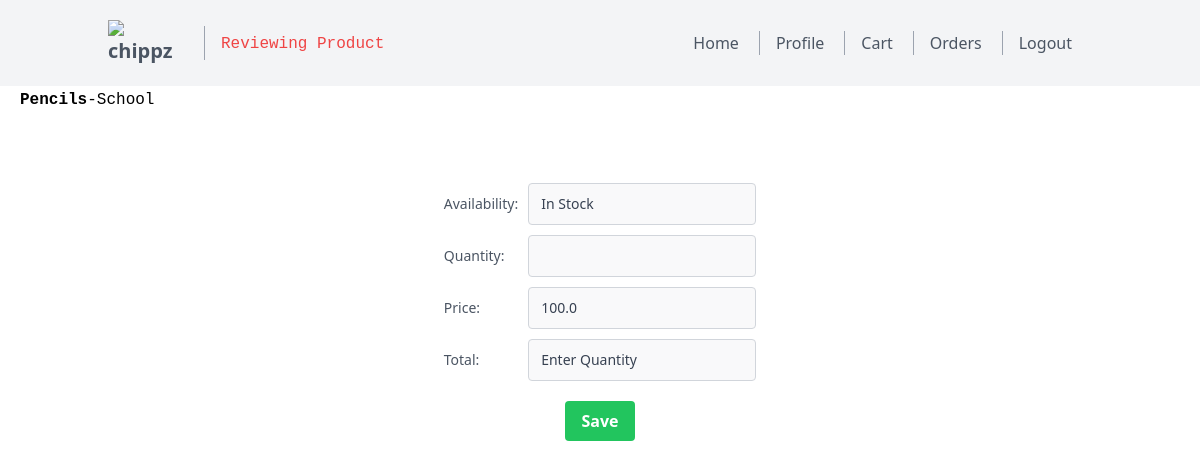
The page /cart/47/review_product (signed in) on the database as committed earlier.
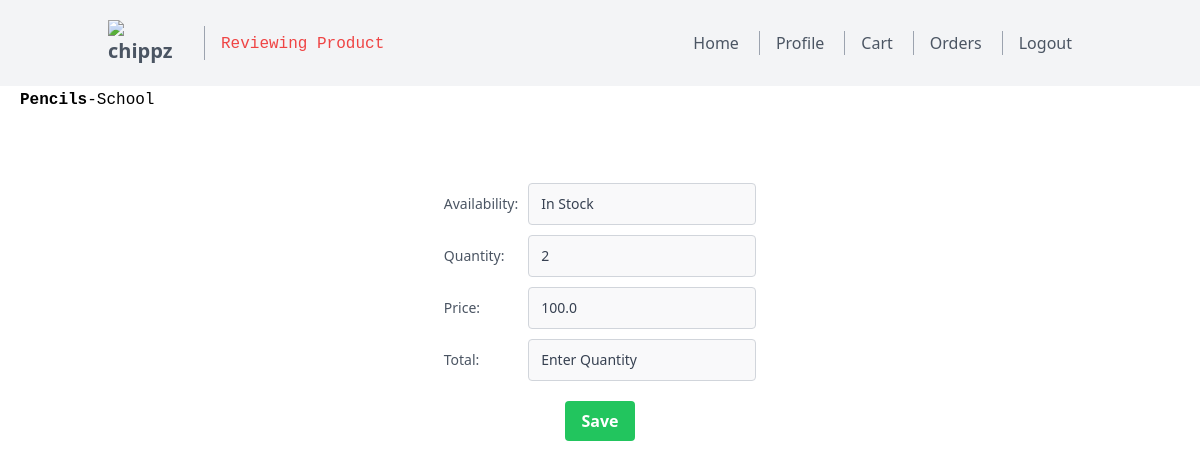
The same page on the database as committed later.
### models.py (models this page shows)
class Cart(db.Model):
    __TableName__ = 'cart'
    cartid = db.Column(db.Integer, primary_key=True, autoincrement=True, nullable=False, unique=True)
    userid = db.Column(db.Integer, db.ForeignKey('user.userid'), nullable=False)
    productid = db.Column(db.Integer, db.ForeignKey('product.productid'), nullable=False)
    quantity = db.Column(db.Integer, nullable=False)

### routes.py (the view)
@app.route('/cart/<int:productid>/review_product')
@auth_required
def review_product(productid):
    return render_template('cart/review_product.html',product=Product.query.filter_by(productid=productid).first(),nav="review_product",category=Category.query.filter_by(categoryid=Product.query.filter_by(productid=productid).first().categoryid).first(),cart=Cart.query.filter_by(userid=session['user_id'],productid=productid).first())

### routes.py (called while the page is built)
def auth_required(func):
    @wraps(func)
    def inner(*args, **kwargs):
        if 'user_id' not in session:
            flash('Please login to continue')
            return redirect(url_for('login'))
        return func(*args, **kwargs)
    return inner

### templates/cart/review_product.html (shortened to what this page needs)
{% extends 'layout.html' %}
{% block content %}
<code style="margin-left:20px;margin-top:15px;"><strong>{{product.productname}}</strong>-{{category.categoryname}}</code>
<div style="display: flex; justify-content: center; align-items: center; height: 50vh;">
    <form action="" method="POST" style="text-align:left;">
        <div style="text-align: center;">
            <div style="margin-bottom: 10px; display: flex; justify-content: space-between; align-items: center;">
                <label for="availability" class="leading-7 text-sm text-gray-600" style="margin-right: 10px;">Availability:</label>
                <input type="text" id="availability" value="{%if product.quantity>30%}In Stock {%elif 0<product.quantity<30%}Running Out Of Stock {%else%}Out Of Stock{%endif%}" name="availability" class="leading-7 text-sm bg-gray-100 bg-opacity-50 rounded border border-gray-300 focus:border-indigo-500 focus:bg-white focus:ring-2 focus:ring-indigo-200 text-base outline-none text-gray-700 py-1 px-3 leading-8 transition-colors duration-200 ease-in-out" disabled required >
            </div>
            <div style="margin-bottom: 10px; display: flex; justify-content: space-between; align-items: center;">
                <label for="quantity" class="leading-7 text-sm text-gray-600" style="margin-right: 10px;">Quantity:</label>
                <input type="text" id="quantity" value="{{cart.quantity}}" name="quantity" class="leading-7 text-sm bg-gray-100 bg-opacity-50 rounded border border-gray-300 focus:border-indigo-500 focus:bg-white focus:ring-2 focus:ring-indigo-200 text-base outline-none text-gray-700 py-1 px-3 leading-8 transition-colors duration-200 ease-in-out"autofocus  required oninput="updateTotal()">
            </div>
            <div style="margin-bottom: 10px; display: flex; justify-content: space-between; align-items: center;">
                <label for="price" class="leading-7 text-sm text-gray-600" style="margin-right: 10px;">Price:</label>
                <input type="text" id="price" name="price" value="{{product.rateperunit}}" class="leading-7 text-sm bg-gray-100 bg-opacity-50 rounded border border-gray-300 focus:border-indigo-500 focus:bg-white focus:ring-2 focus:ring-indigo-200 text-base outline-none text-gray-700 py-1 px-3 leading-8 transition-colors duration-200 ease-in-out" disabled required >
            </div>
            <div style="margin-bottom: 10px; display: flex; justify-content: space-between; align-items: center;">
                <label for="total" class="leading-7 text-sm text-gray-600" style="margin-right: 10px;">Total:</label>
                <input type="text" id="total" name="total" value="Enter Quantity" class="leading-7 text-sm bg-gray-100 bg-opacity-50 rounded border border-gray-300 focus:border-indigo-500 focus:bg-white focus:ring-2 focus:ring-indigo-200 text-base outline-none text-gray-700 py-1 px-3 leading-8 transition-colors duration-200 ease-in-out" disabled required >
            </div>
            <button type="submit" class="bg-green-500 hover:bg-green-700 text-white font-bold py-2 px-4 rounded" style="margin-top: 10px;">Save</button>
        </div>
    </form>
</div>
{% endblock %}

Rows that differ between the two databases and show on the page:
now on this page (row edited): Cart: quantity "2"
